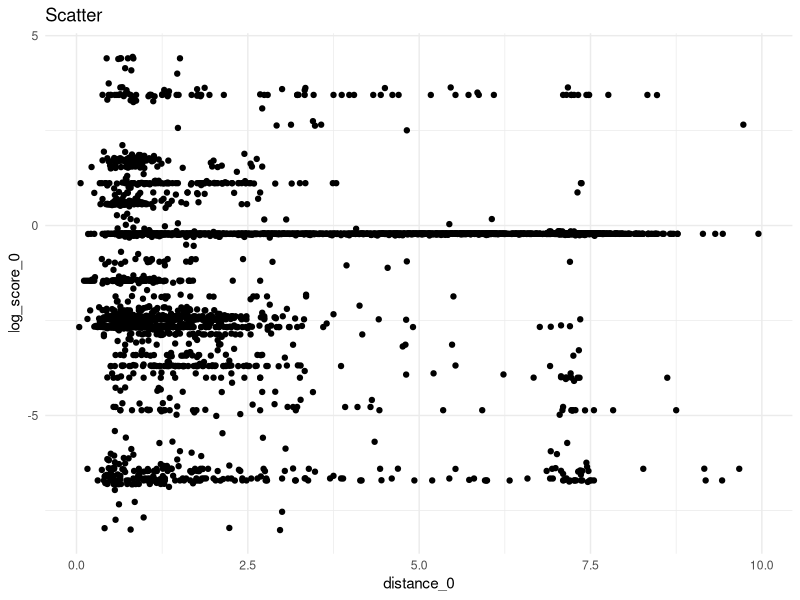
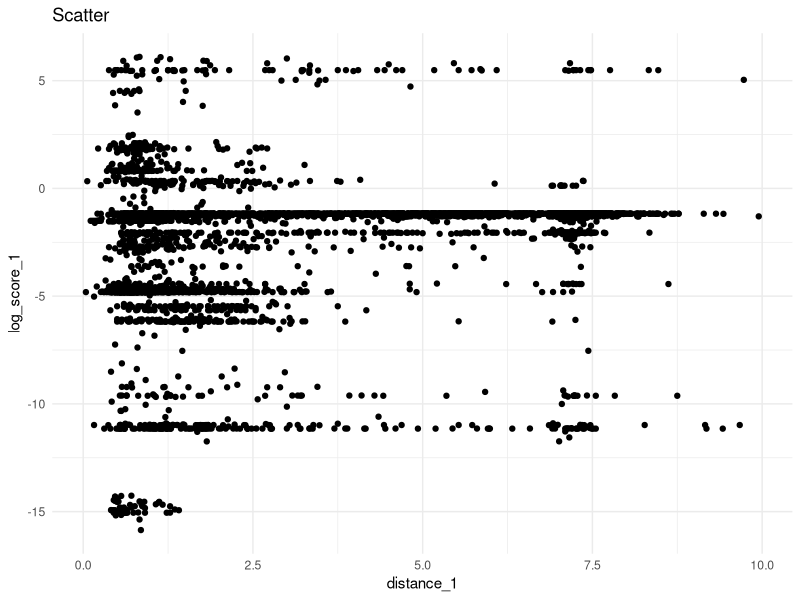
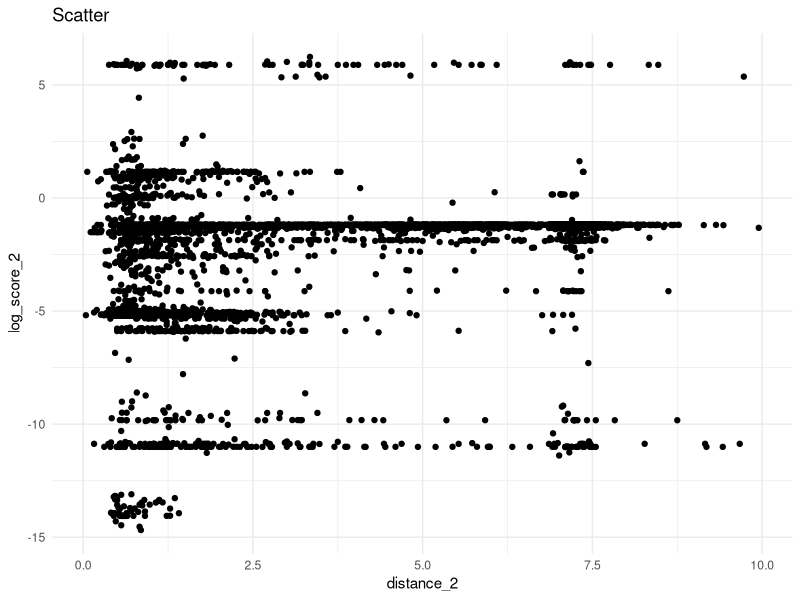
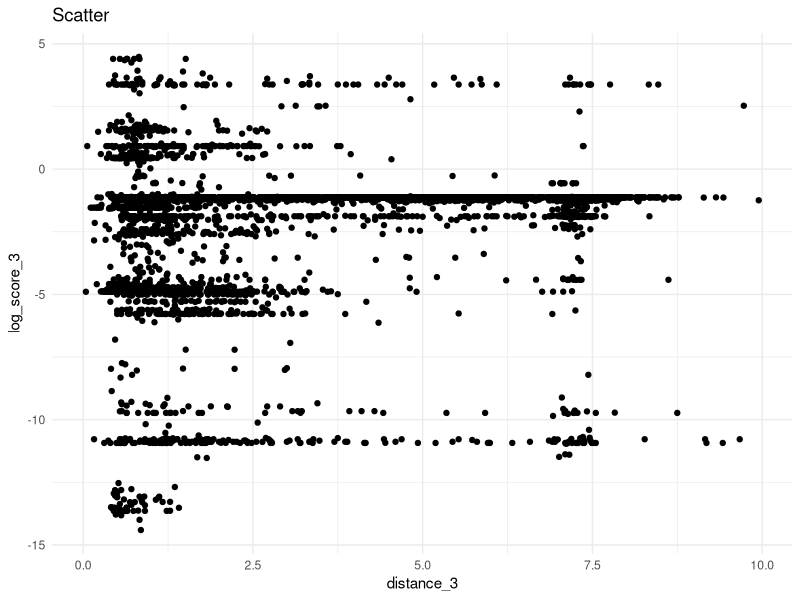
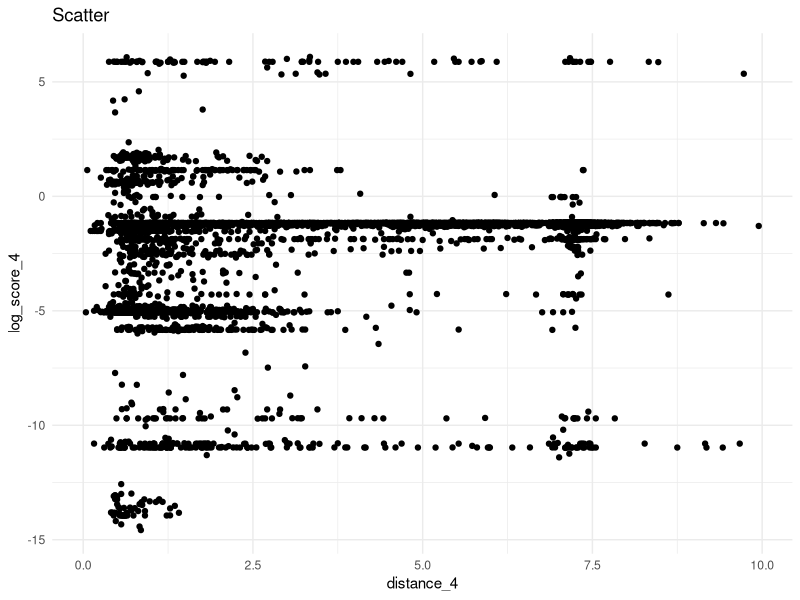
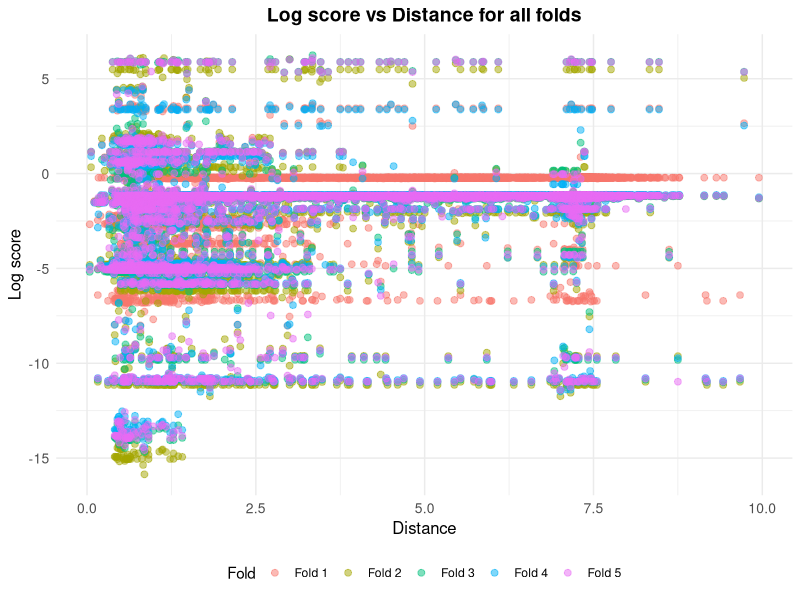

These figures' R source, in order:

# Set working directory
getwd()
setwd("C:/Users/sebas/one/OneDrive/grive/faks/masters/y1/2nd semester/ML-DS I/ML-DS-I/hw2/")

# install.packages("ggplot2")
library(ggplot2)
library(dplyr)

# Read data and transform to dataframe
df <- read.csv("log_distance_errors.csv")
df <- as.data.frame(df)
df

# Get fold names
pairs <- list()
for (i in 0:4) {
  pairs[[i+1]] <- c(paste("log_score", i, sep="_"),
                    paste("distance", i, sep="_"),
                    paste("comp", i, sep="_"))
}

pairs

# Separate plots
for (pair in pairs) {
  logscore <- pair[1]
  distance <- pair[2]
  
  p <- ggplot(df, aes_string(x = distance, y=logscore)) +
    geom_point() +
    labs(title=paste("Scatter")) +
    theme_minimal()
  
  print(p)
}


# Combine all pairs into one data frame
plot_data <- data.frame()
for (i in seq_along(pairs)) {
  pair <- pairs[[i]]
  logscore_col <- pair[1]
  distance_col <- pair[2]
  
  temp_data <- df %>%
    select(logscore = all_of(logscore_col), distance = all_of(distance_col)) %>%
    mutate(Pair = paste("Fold", i))  # Add a column to identify the pair
  
  plot_data <- bind_rows(plot_data, temp_data)
}

# Plot all pairs on one graph
p <- ggplot(plot_data, aes(x = distance, y = logscore, color = Pair)) +
  geom_point(size = 2, alpha = 0.5) +  # Set point size and transparency
  labs(
    title = "Log score vs Distance for all folds", 
    x = "Distance", 
    y = "Log score",
    color = "Fold"  # Legend title
  ) +
  theme_minimal() +  # Minimal theme
  theme(
    plot.title = element_text(hjust = 0.5, size = 14, face = "bold"),  # Center and style the title
    axis.title = element_text(size = 12),  # Increase axis title size
    axis.text = element_text(size = 10),  # Increase axis tick label size
    legend.position = "bottom"  # Move legend to the bottom
  )

print(p)

# Part 2: Inverse encoding
comp_map <- c("EURO", "NBA", "SLO1", "U14", "U16")
 
# Unencode
for (pair in pairs) {
  col_name <- pair[3]  # Extract column name
  print(col_name)
  df[[col_name]] <- comp_map[df[[col_name]] + 1]
}

# For each split
for (pair in pairs) {
  comp_column <- pair[3]  
  log_column <- pair[1] 
  print(comp_column)
  
  # Get empirical relative frequencies
  relative_freq <- table(df[[comp_column]]) / sum(!is.na(df[[comp_column]]))
  
  # Get mean log score for each type of competition
  logscore_means <- df %>%
    group_by(across(all_of(comp_column))) %>% 
    summarize(mean_logscore = mean(.data[[log_column]], na.rm = TRUE)) 
  
  # Drop NA rows
  logscore_means <- na.omit(logscore_means)
  
  # Assign column names
  names(logscore_means) <- c(comp_column, "mean_logscore")
  
  # Define true DGF frequencies
  true_freqs <- c(0.1, 0.6, 0.1, 0.1, 0.1) 
  names(true_freqs) <- comp_map
  
  # Compute weighted log score
  weighted_log_score <- sum(logscore_means$mean_logscore * true_freqs[as.character(logscore_means[[comp_column]])])
  print("Weighted log score")
  print(weighted_log_score)
  
  # Compute original log score
  original_log_score <- mean(df[[log_column]], na.rm = TRUE)
  print("Empirical log score")
  print(original_log_score)
  cat("\n")
}
